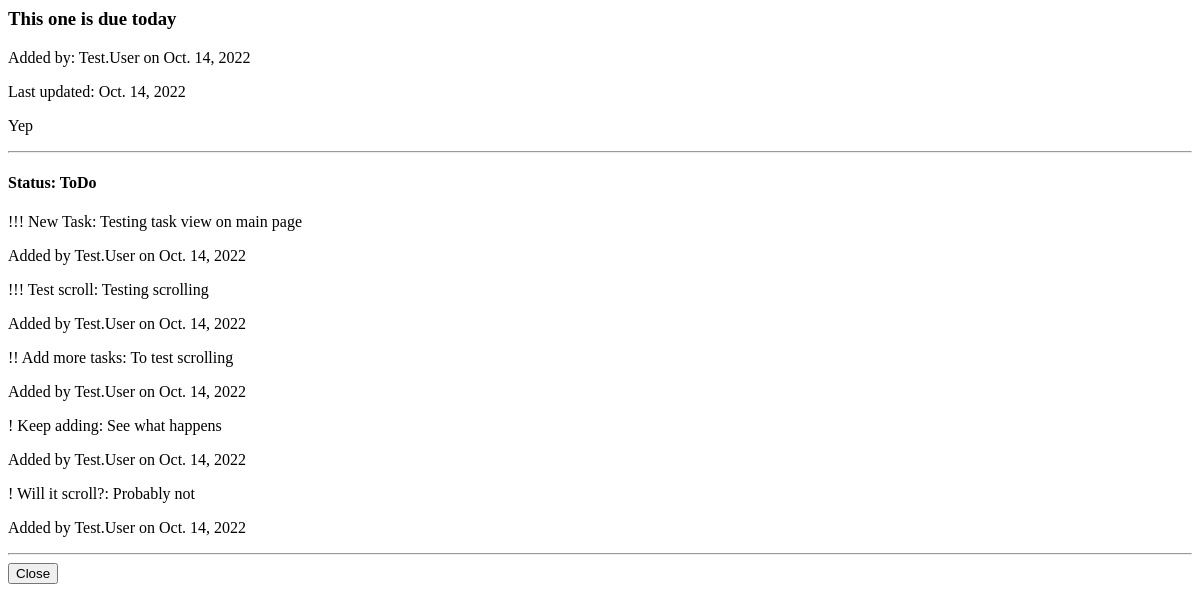
The app's page /project/10, older data.
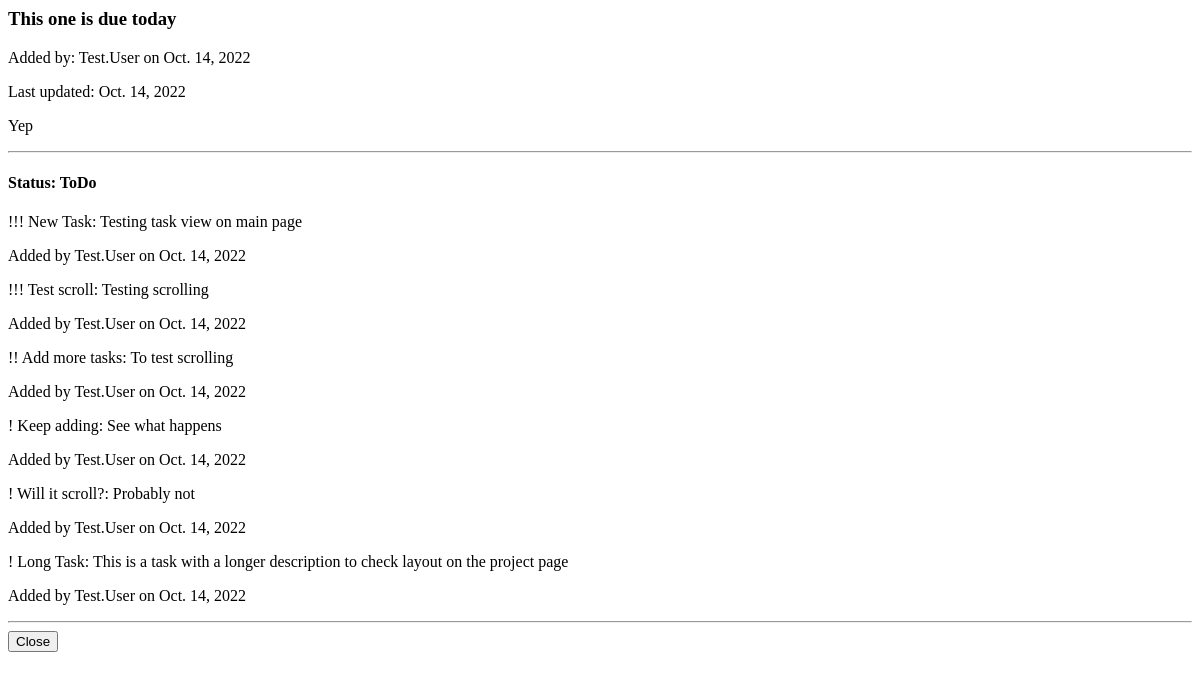
The same page, newer data.
### tasks/models.py (models this page shows, shortened)
class Task(models.Model):
    project = models.ForeignKey(Project, on_delete=models.CASCADE)
    name = models.CharField(max_length=80)
    author = models.ForeignKey(CustomUser, on_delete=models.CASCADE)
    content = models.CharField(max_length=240)
    added_on = models.DateField(auto_now_add=True)
    priority = models.CharField(max_length=12, choices=PRIORITIES, default='!')
    status = models.CharField(max_length=12, choices=STATUSES, default='ToDo')
    edited_on = models.DateField(auto_now=True)

### accounts/models.py (models this page shows, shortened)
class CustomUser(AbstractBaseUser):
    email = models.EmailField(verbose_name="email", max_length=80, unique=True)
    first_name = models.CharField(max_length=30, blank=False)
    last_name = models.CharField(max_length=30, blank=False)
    last_login = models.DateTimeField(verbose_name='last login', auto_now=True)
    is_admin = models.BooleanField(default=False)
    is_active = models.BooleanField(default=False)
    is_staff = models.BooleanField(default=False)
    is_superuser = models.BooleanField(default=False)
    USERNAME_FIELD = 'email'
    REQUIRED_FIELDS = ['first_name', 'last_name', ]
    objects = AccountsManager()
    def __str__(self):
        return self.first_name + "." + self.last_name

### tasks/views.py (the view)
# urls.py: path('project/<int:project_id>', views.project_view, name='project'),
def project_view(request, project_id):
    project = get_object_or_404(Project, id=project_id)
    tasks = Task.objects.filter(project=project).order_by('-status', '-priority')
    context = {'project': project, 'tasks': tasks}
    return render(request, 'tasks/project.html', context)

### tasks/models.py (called while the page is built)
    def __str__(self):
        return self.title

### tasks/templates/tasks/project.html (shortened to what this page needs)
{% block content %}
<div class="modal-content">
    <div class="modal-header card-header d-flex flex-column">
        <h3 class="headings text-center">{{ project }}</h3>
        <p class="small-ital-text">Added by: {{ project.author }} on {{ project.created_on }}</p>
        <p>Last updated: {{ project.edited_on }}</p>
    </div>
    <div class="modal-body d-flex flex-column justify-content-evenly">
        <p>{{ project.description}}</p>
        <hr>
        <div>
            {% regroup tasks by status as tasks_by_status %}
            {% for status in tasks_by_status %}
            <div>
                <h4 class="headings headings-sm">Status: {{ status.grouper }}</h4>
                {% for task in status.list %}
                <div class="row">
                    <div class="col-lg-7">
                        {% if task.status == 'Done' %}
                        <p><span class="priority">{{ task.priority }} </span><s><span
                                    class="task-title">{{ task.name }}</span> {{ task.content }}</s>
                        </p>
                        {% else %}
                        <p><span class="priority">{{ task.priority }} </span><span
                                class="task-title">{{ task.name}}:</span> {{ task.content }}</p>
                        {% endif %}
                    </div>
                    <div class="col-lg-5">
                        <div class="row mb-2">
                            <div class="col-4">
                                <p class="small-ital-text">Added by {{ task.author }} on {{ task.added_on }}</p>
                            </div>
                        </div>
                    </div>
                </div>
                {% empty %}
                <p>No tasks yet!</p>
                {% endfor %}
            </div>
            <hr>
            {% endfor %}
        </div>
    </div>
    <div class="modal-footer card-footer">
        <button type="button" class="prj-btn" data-bs-dismiss="modal">Close</button>
    </div>
</div>
{% endblock %}

Row changes from the older to the newer data that the page shows:
added Task: priority "!", name "Long Task", content "This is a task with a longer description to check layout on the project page", author "Test.User", added_on "Oct. 14, 2022"
